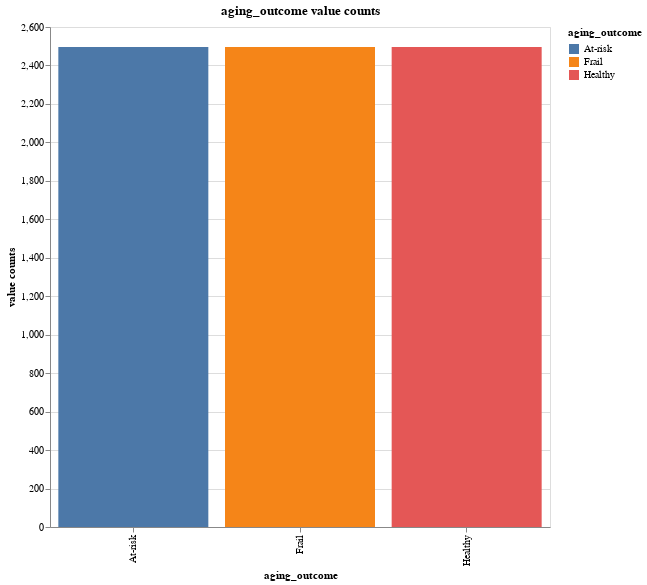

This figure's notebook cell:
### Markdown cell above
# Dependent variable: `aging_outcome`
The target variable representing the aging category, with values "Healthy", "At-risk", or "Frail", determined by a scoring function based on the above attributes.

The target variable has ordinal scale with gradient from fine condition "Healthy" to severe "Frail". The distribution is euqal between all three outcomes

![image.png](attachment:d46aa44c-d125-4eca-b087-2603ffa9a803.png)

### Code cell
df.group_by('aging_outcome').len().rename({'len':'value counts'}).plot.bar(x='aging_outcome', y='value counts', color='aging_outcome').properties(width=500, height=500, title="aging_outcome value counts")

### Figure 1 — Vega-Lite specification as saved in the notebook (floating-point values rounded to 4 significant figures)
{"config": {"view": {"continuousWidth": 300, "continuousHeight": 300}}, "data": {"name": "data-b53affe0816ddacce142411614970689"}, "mark": {"type": "bar", "tooltip": true}, "encoding": {"color": {"field": "aging_outcome", "type": "nominal"}, "x": {"field": "aging_outcome", "type": "nominal"}, "y": {"field": "value counts", "type": "quantitative"}}, "height": 500, "params": [{"name": "param_1", "select": {"type": "interval", "encodings": ["x", "y"]}, "bind": "scales"}], "title": "aging_outcome value counts", "width": 500, "$schema": "https://vega.github.io/schema/vega-lite/v5.20.1.json", "datasets": {"data-b53affe0816ddacce142411614970689": [{"aging_outcome": "At-risk", "value counts": 2496}, {"aging_outcome": "Healthy", "value counts": 2496}, {"aging_outcome": "Frail", "value counts": 2496}]}}
